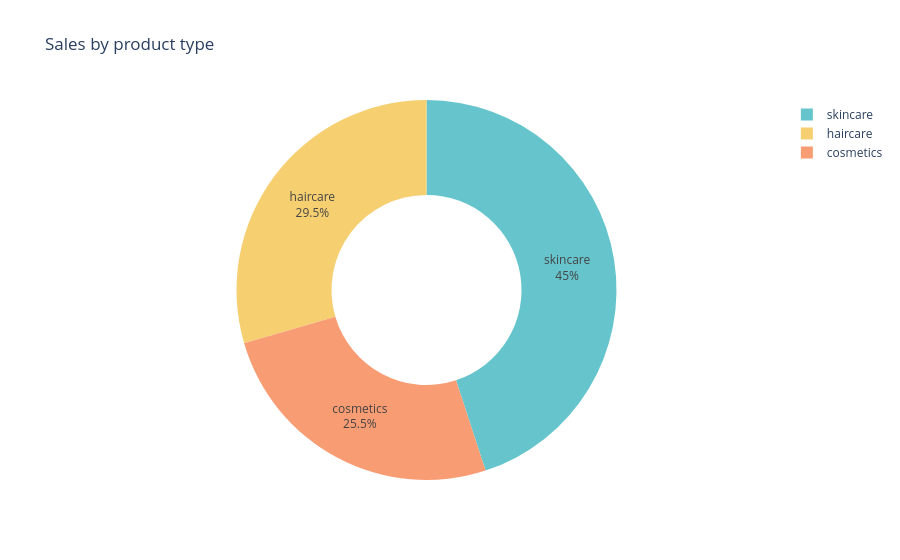

The notebook cell this image was saved under:
### Markdown cell above
sales data vs product sales :

### Code cell
Sales_data = df.groupby('Product type')['Number of products sold'].sum().reset_index()
# sales_data

pie_chart = px.pie(Sales_data, values = 'Number of products sold',
                   names = 'Product type',
                   title = 'Sales by product type',
                   hover_data = ['Number of products sold'],
                   hole = 0.5,
                   color_discrete_sequence = px.colors.qualitative.Pastel)
pie_chart.update_traces(textposition = 'inside', textinfo = 'percent+label')
pie_chart.show()

### Figure 1 — Plotly figure (JSON) as saved in the notebook; plotly's stock layout.template omitted (floating-point values rounded to 4 significant figures)
{"data": [{"customdata": [[11757], [13611], [20731]], "domain": {"x": [0, 1], "y": [0, 1]}, "hole": 0.5, "hovertemplate": "Product type=%{label}<br>Number of products sold=%{customdata[0]}<extra></extra>", "labels": ["cosmetics", "haircare", "skincare"], "legendgroup": "", "name": "", "showlegend": true, "textinfo": "percent+label", "textposition": "inside", "type": "pie", "values": [11757, 13611, 20731]}], "layout": {"legend": {"tracegroupgap": 0}, "piecolorway": ["rgb(102, 197, 204)", "rgb(246, 207, 113)", "rgb(248, 156, 116)", "rgb(220, 176, 242)", "rgb(135, 197, 95)", "rgb(158, 185, 243)", "rgb(254, 136, 177)", "rgb(201, 219, 116)", "rgb(139, 224, 164)", "rgb(180, 151, 231)", "rgb(179, 179, 179)"], "title": {"text": "Sales by product type"}}}
